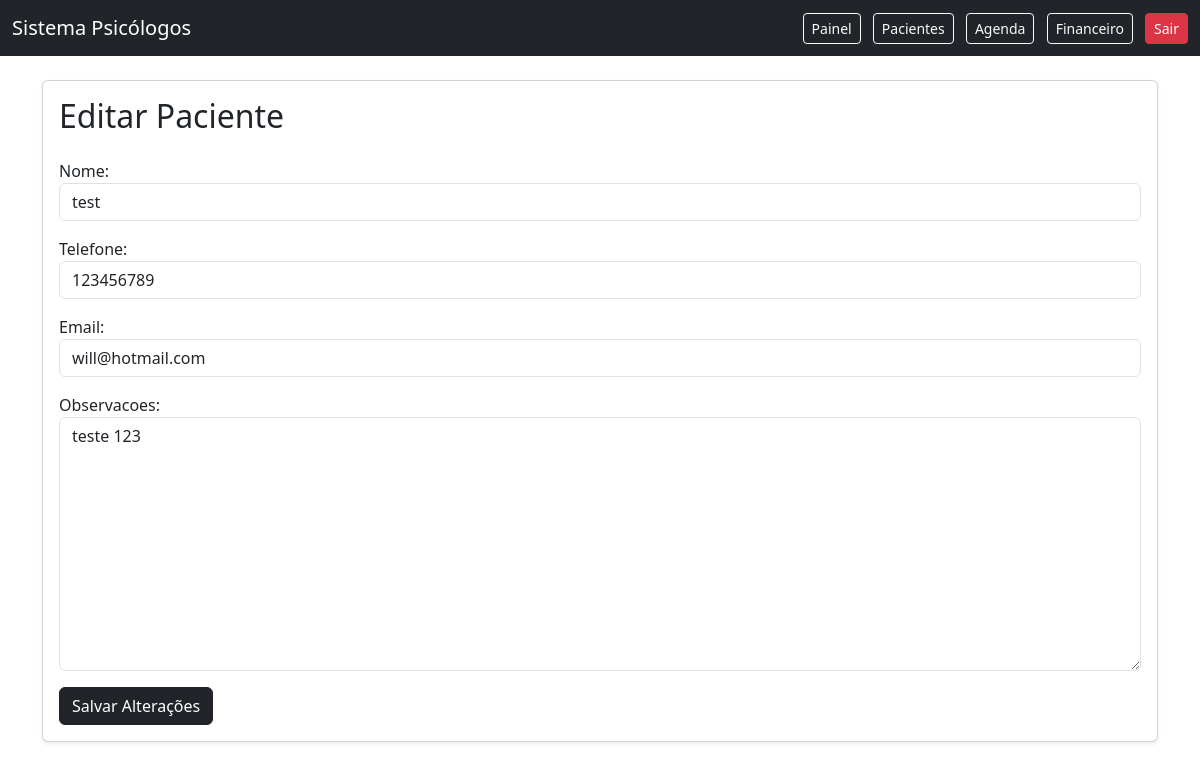
Page /pacientes/editar/1/ (signed in) on the committed database.
### pacientes/models.py (models this page shows, shortened)
class Paciente(models.Model):
    usuario = models.ForeignKey(
        User,
        on_delete=models.CASCADE
    )
    nome = models.CharField(max_length=255)
    objects = PacienteManager()
    nome = models.CharField(max_length=100)
    telefone = models.CharField(max_length=20)
    email = models.EmailField(blank=True, null=True)
    observacoes = models.TextField(blank=True, null=True)
    criado_em = models.DateTimeField(auto_now_add=True)

### pacientes/views.py (the view)
@login_required
def editar_paciente(request, paciente_id):
    paciente = get_object_or_404(
        Paciente,
        id=paciente_id,
        usuario=request.user
    )
    if request.method == 'POST':
        form = PacienteForm(
            request.POST,
            instance=paciente
        )
        if form.is_valid():
            form.save()
            return redirect('lista_pacientes')
    else:
        form = PacienteForm(instance=paciente)
    return render(
        request,
        'pacientes/editar.html',
        {
            'form': form,
            'paciente': paciente
        }
    )

### pacientes/forms.py
class PacienteForm(forms.ModelForm):
    class Meta:
        model = Paciente
        fields = [
            'nome',
            'telefone',
            'email',
            'observacoes',
        ]
        widgets = {
            'nome': forms.TextInput(attrs={
                'class': 'form-control'
            }),
            'telefone': forms.TextInput(attrs={
                'class': 'form-control'
            }),
            'email': forms.EmailInput(attrs={
                'class': 'form-control'
            }),
            'observacoes': forms.Textarea(attrs={
                'class': 'form-control'
            }),
        }

### templates/pacientes/editar.html (shortened to what this page needs)
{% extends 'base.html' %}
{% block content %}
<div class="card shadow-sm">
    <div class="card-body">
        <h2 class="mb-4">
            Editar Paciente
        </h2>
        <form method="post">
            {{ form.as_p }}
            <button type="submit" class="btn btn-dark">
                Salvar Alterações
            </button>
        </form>
    </div>
</div>
{% endblock %}

### rows in the picture
Paciente: nome "test", telefone "123456789", email "will@hotmail.com", observacoes "teste 123"
